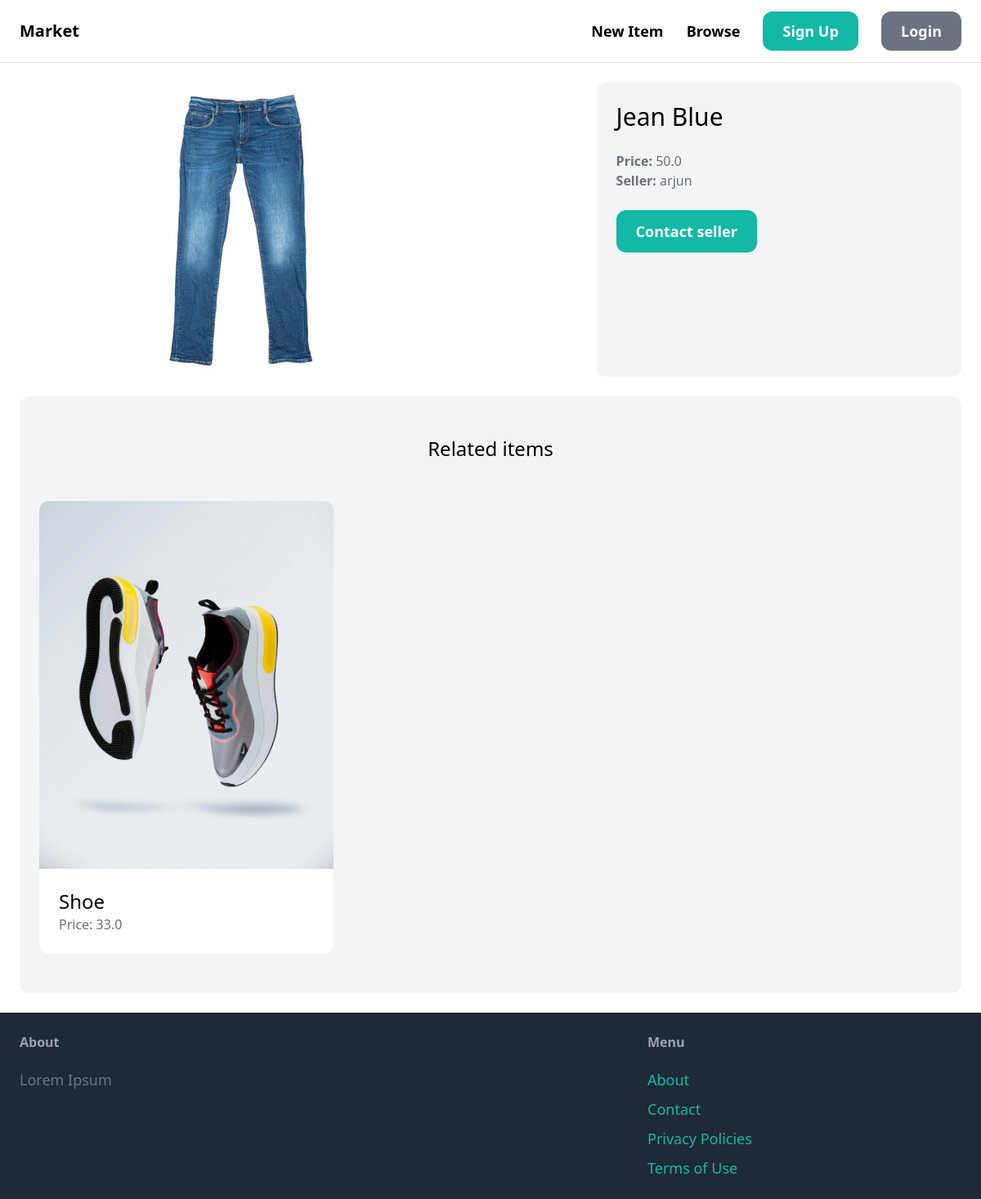
The app's page /item/1/, older data.
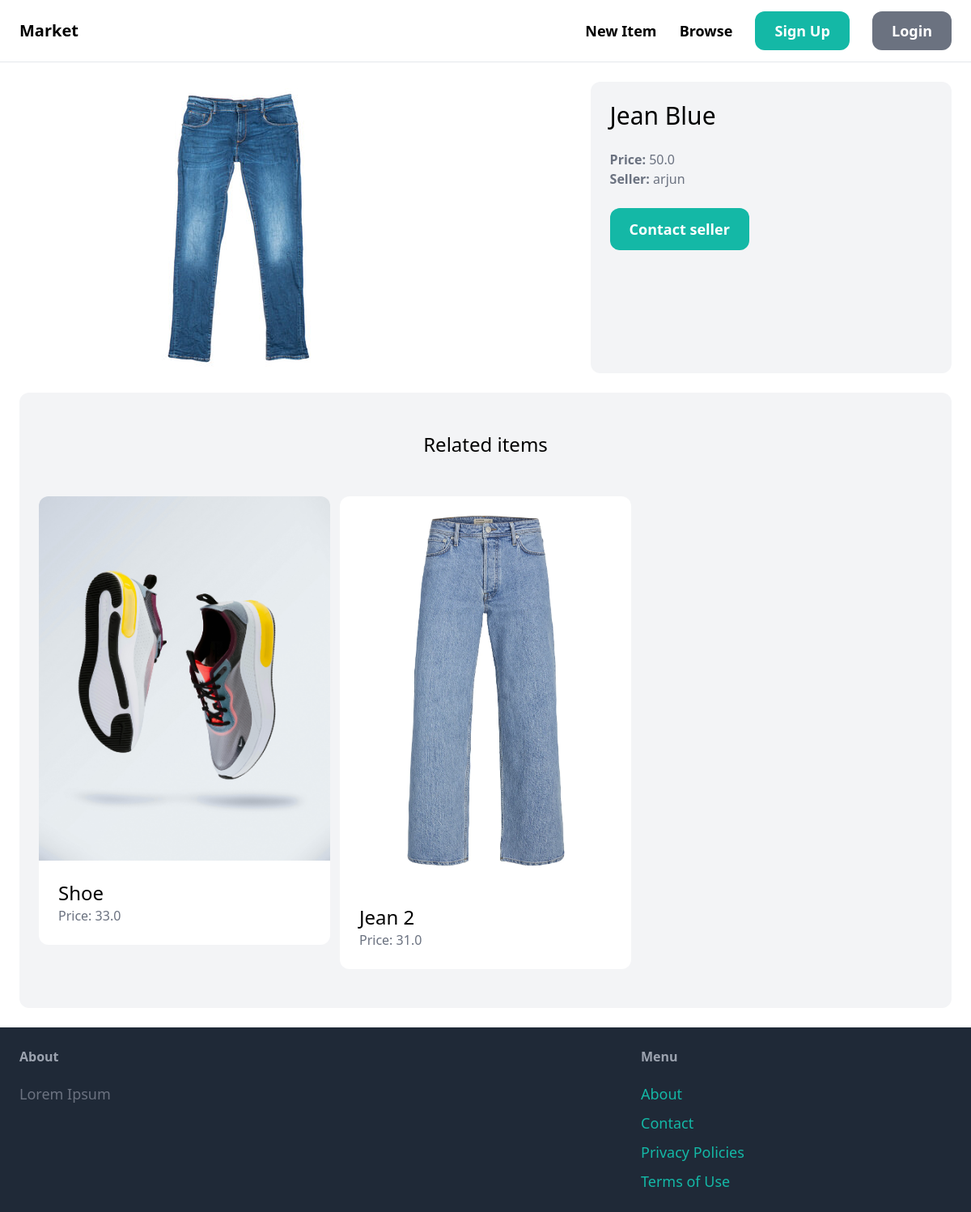
The same page, newer data.
### item/models.py (models this page shows, shortened)
class Item(models.Model):
    category = models.ForeignKey(Category, related_name='items', on_delete=models.CASCADE)
    name = models.CharField(max_length=255)
    description = models.TextField(blank=True, null=True)
    price = models.FloatField()
    image = models.ImageField(upload_to='item_images', blank=True, null=True)
    is_sold = models.BooleanField(default=False)
    created_by = models.ForeignKey(User, related_name='items', on_delete=models.CASCADE)
    created_at = models.DateTimeField(auto_now_add=True)

### item/views.py (the view)
# urls.py: path('<int:pk>/', views.detail, name='detail'),
def detail(request, pk):
    item = get_object_or_404(Item, pk=pk)
    related_items = Item.objects.filter(category=item.category, is_sold=False).exclude(pk=pk)[0:3]
    return render(request, 'item/detail.html', {
        'item': item,
        'related_items': related_items
    })

### item/templates/item/detail.html (shortened to what this page needs)
{% extends 'core/base.html' %}
{% block content %}
<div class="grid grid-cols-5 gap-6">
    <div class="col-span-3">
        <img src="{{ item.image.url }}" class="rounded-xl">
    </div>
    <div class="col-span-2 p-6 bg-gray-100 rounded-xl">
        <h1 class="mb-6 text-3xl">{{ item.name }}</h1>
        <p class="text-gray-500"><strong>Price: </strong>{{ item.price }}</p>
        <p class="text-gray-500"><strong>Seller: </strong>{{ item.created_by.username }}</p>
        {% if request.user == item.created_by %}
            <div class="mt-6 p-6 bg-white rounded-xl">
                <p>This is your item!</p>
                <a href="{% url 'item:edit' item.id %}" class="inline-block mt-6 px-6 py-3 text-lg font-semibold bg-teal-500 text-white rounded-xl">Edit</a>
                <a href="{% url 'item:delete' item.id %}" class="inline-block mt-6 px-6 py-3 text-lg font-semibold bg-red-500 text-white rounded-xl">Delete</a>
            </div>
        {% else %}
            <a href="{% url 'conversation:new' item.id %}" class="inline-block mt-6 px-6 py-3 text-lg font-semibold bg-teal-500 text-white rounded-xl hover:bg-teal-700">Contact seller</a>
        {% endif %}
    </div>
</div>
<div class="mt-6 px-6 py-12 bg-gray-100 rounded-xl">
    <h2 class="mb-12 text-2xl text-center">Related items</h2>
    <div class="grid grid-cols-3 gap-3">
        {% for item in related_items %}
            <div>
                <a href="{% url 'item:detail' item.id %}">
                    <div>
                        <img src="{{ item.image.url }}" class="rounded-t-xl">
                    </div>
                    <div class="p-6 bg-white rounded-b-xl">
                        <h2 class="text-2xl">{{ item.name }}</h2>
                        <p class="text-gray-500">Price: {{ item.price }}</p>
                    </div>
                </a>
            </div>
        {% endfor %}
    </div>
</div>
{% endblock %}

Row changes from the older to the newer data that the page shows:
added Item: image (picture), name "Jean 2", price "31.0"
